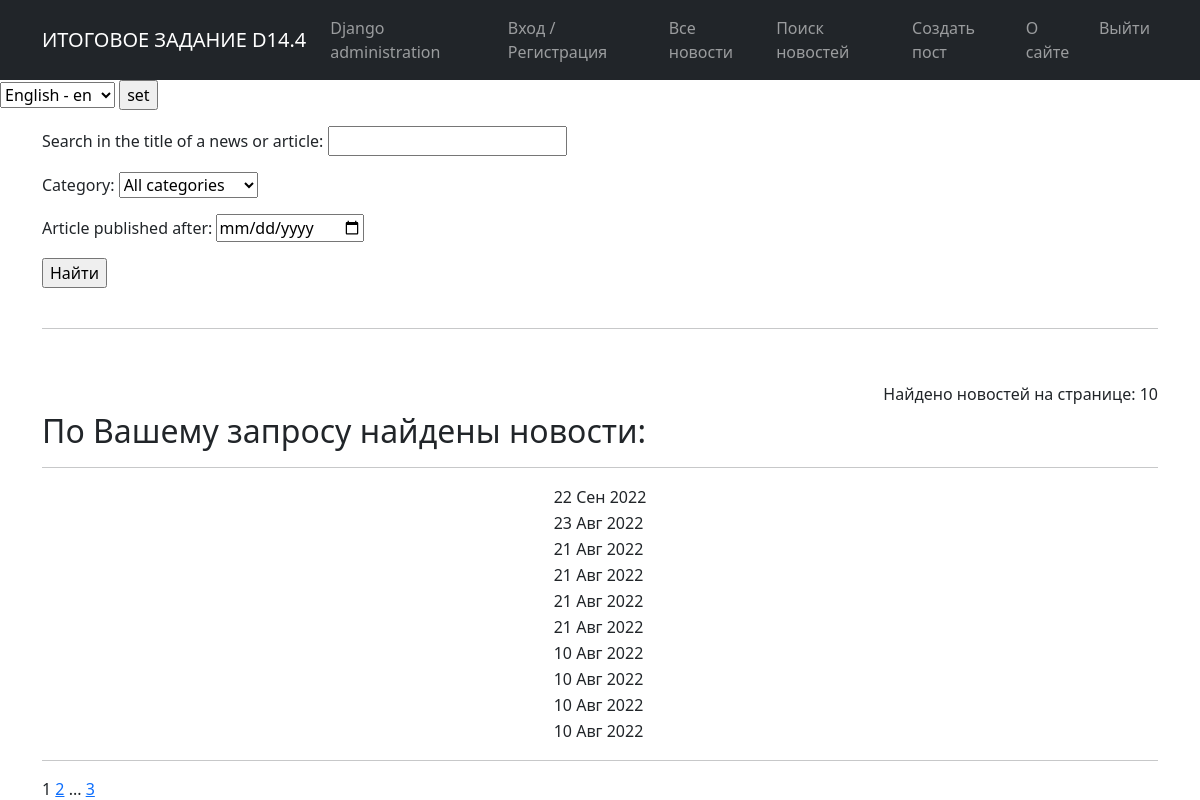
The app's page /news/search/ with its own data.
### news/models.py (models this page shows, shortened)
class Post(models.Model):
    NEWS = 'NW'
    ARTICLE = 'AT'
    CHOISE_NW_AT = [
        (NEWS, 'Новость'),
        (ARTICLE, 'Статья')
    ]
    author = models.ForeignKey(
        Author, on_delete=models.CASCADE,
        verbose_name=pgettext_lazy('Author name', 'Author name'),
        help_text=_('Author name')
    )
    type_of_post = models.CharField(
        max_length=2,
        default=NEWS,
        choices=CHOISE_NW_AT,
        verbose_name=pgettext_lazy('Post type', 'Post type'),
        help_text=_('Post type')
    )
    post_create_datetime = models.DateTimeField(
        auto_now_add=True,
        verbose_name=pgettext_lazy('Time and date of publication', 'Time and date of publication'),
        help_text=_('Time and date of publication')
    )
    post_category = models.ManyToManyField(
        Category, through='PostCategory',
        related_name='posts',
        verbose_name=pgettext_lazy('This is category of post', 'Post category'),
        help_text=_('Post category')
    )
    post_title = models.CharField(
        max_length=128,
        verbose_name=pgettext_lazy('Post title', 'Post title'),
        help_text=_('Post title')
    )
    post_text = models.TextField(
        verbose_name=pgettext_lazy('The content of the post', 'The content of the post'),
        help_text=_('The content of the post')
    )
    post_rating = models.IntegerField(
        default=0,
        verbose_name=pgettext_lazy('The rating of the post', 'The rating of the post'),
        help_text=_('The rating of the post')
    )
    is_updated = models.BooleanField(
        default=False
    )
    is_new = models.BooleanField(
        default=True,
        help_text=_('Is this article new?')
    )
    def get_absolute_url(self):
        return reverse('new_detail', args=[str(self.id)])

### news/views.py (the view)
# urls.py: path('search/', PostSearch.as_view(), name='news_search'),
class PostSearch(ListView):
    model = Post
    ordering = '-post_create_datetime'
    template_name = 'search.html'
    context_object_name = 'search'
    paginate_by = 10
    def get_queryset(self):
        queryset = super().get_queryset()
        self.filterset = PostFilter(self.request.GET, queryset)
        return self.filterset.qs
    def get_context_data(self, **kwargs):
        context = super().get_context_data(**kwargs)
        context['filterset'] = self.filterset
        return context

### news/models.py (called while the page is built)
    def __str__(self):
        return self.name

### news/templatetags/custom_filters.py (called while the page is built)
@register.filter()
def makegoodwords(value):
    new_value = keyword_processor.replace_keywords(value)
    return new_value

### templates/search.html (shortened to what this page needs)
{% extends 'flatpages/default.html' %}
{% load i18n %}
{% load custom_filters %}
{% block content %}
   <form align='' action="" method="get">
       <p>{{ filterset.form.as_p }}</p>
       <input type="submit" value="Найти">
   </form>
    <p>&nbsp;</p>
    <hr>
    <p>&nbsp;</p>
    <h6 align='right'>Найдено новостей на странице: {{search|length}}</h6>
    <h2>По Вашему запросу найдены новости:</h2>
    <hr>
    {% if search %}
        <table align='center' border="0" cellspacing="0">
           {% for s in search %}
                <tr align="left">
                    <td> <a href="{{ s.get_absolute_url }}"> {{ s.post_title|makegoodwords}} </a></td>
                    <td>{{ s.post_create_datetime|date:'d M Y' }}</td>
                    <td>{{ s.post_text|truncatechars:20|makegoodwords }}</td>
                </tr>
            {% endfor %}
        </table>
    {% else %}
        <h3>По Вашему запросу не найдено ни одной новости!</h3>
    {% endif %}
    <hr>
   {{ page_obj.number }}
   {% if page_obj.has_next %}
       <a href="?page={{ page_obj.next_page_number }}">{{ page_obj.next_page_number }}</a>
       {% if paginator.num_pages != page_obj.next_page_number %}
           ...
           <a href="?page={{ page_obj.paginator.num_pages }}">{{ page_obj.paginator.num_pages }}</a>
       {% endif %}
   {% endif %}
{% endblock content %}

### records on screen
Post: post_create_datetime "22 Сен 2022"
Post: post_create_datetime "23 Авг 2022"
Post: post_create_datetime "21 Авг 2022"
Post: post_create_datetime "21 Авг 2022"
Post: post_create_datetime "21 Авг 2022"
Post: post_create_datetime "21 Авг 2022"
Post: post_create_datetime "10 Авг 2022"
Post: post_create_datetime "10 Авг 2022"
Post: post_create_datetime "10 Авг 2022"
Post: post_create_datetime "10 Авг 2022"

### other values on screen
{{ search|length }} "10"
{{ page_obj.number }} "1"
{{ page_obj.next_page_number }} "2"
{{ page_obj.paginator.num_pages }} "3"
form field language "English - en"
